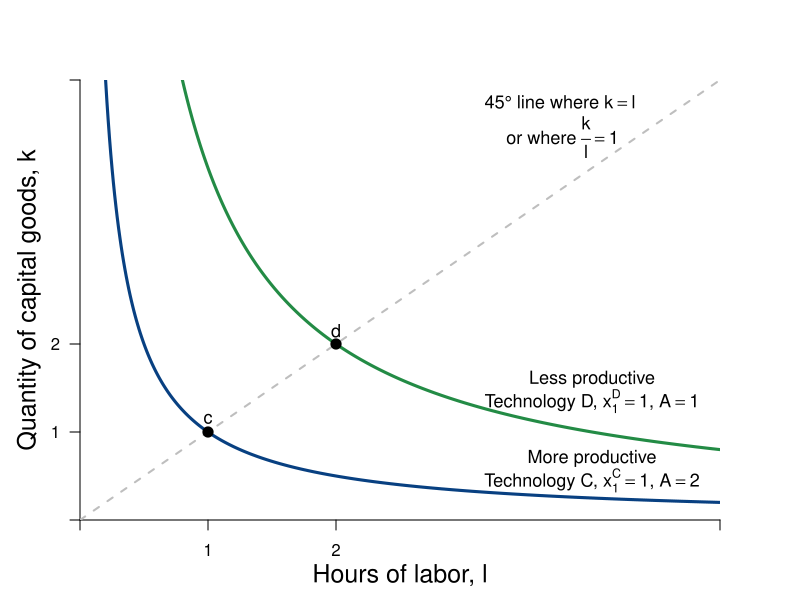

Generate this figure with R:
#Graph Designer: Simon Halliday
#Authors: Bowles, Foley and Halliday
#Title: Coordination, Conflict and Competition: A Text in Microeconomics

library(shape)
pdf(file = "specprodexch/techvariables2.pdf", width = 8, height = 6)

#Set parameters for graphics
axislabelsize <- 1.5
labelsize <- 1.1
graphlinewidth <- 3
segmentlinewidth <- 2

COL <- c("#7fc97f", "#beaed4", "#fdc086", "#ffff99", "#386cb0", "#f0027f", "#bf5b17", "#666666")
COLA <- c("#e0f3db", "#99d8c9","#66c2a4","#41ae76", "#238b45", "#005824")
COLB <- c("#c6dbef", "#4eb3d3", "#2b8cbe", "#0868ac","#084081")

#Edited the margins to cater for the larger LHS labels
par(mar =  c(4, 4, 4, 4))

uFn <- function(x, y, A = 1, alpha = 0.7){
  A*(x^alpha)*(y^(1 - alpha))
}

isoA <- function(l, alpha = 0.7, xbar = 4, A = 1) {
  (xbar / (A*l^alpha))^(1/(1 - alpha))
}

trsline <- function(x, constant = 10, slope = 4){
  constant - (slope)*x
}

ff <- function(x, c = 12, s = 1/3){
  c - s*x
}

xlims <- c(0, 10)
ylims <- c(0, 10)

npts <- 501 
x <- seq(xlims[1], xlims[2], length.out = npts)
y <- seq(ylims[1], ylims[2], length.out = npts) 
a <- c(2, 4, 6)

plot(0, 0, xlim = xlims, ylim = ylims, type = "n",
     xlab = expression(paste("")),
     ylab = expression(paste("")), 
     xaxt = "n", 
     yaxt = "n", 
     cex.lab = axislabelsize, 
     bty = "n", 
     xaxs="i", 
     yaxs="i"
)


# ticksy <- seq(from = 0, to = ylims[2], by = 1)
# ylabels <- seq(from = 0, to = ylims[2], by = 1)
# ticksx <- seq(from = 0, to = xlims[2], by = 1)
# xlabels <- seq(from = 0, to = xlims[2], by = 1)
ticksy <- c(ylims[1], 2, 4, ylims[2])
ylabels <- c(NA, 1, 2, NA)
ticksx <- c(xlims[1], 2, 4, xlims[2])
xlabels <- c(NA, 1, 2, NA)

axis(1, at = ticksx, pos = 0, labels = xlabels)
axis(2, at = ticksy, pos = 0, labels = ylabels, las = 1)

npts <- 500 
xx1 <- seq(xlims[1], xlims[2], length.out = npts)
xx2 <- seq(0, xlims[2], length.out = npts)
xx3 <- seq(1.5, 2.5, length.out = npts)
xx4 <- seq(3, 5, length.out = npts)
xx5 <- seq(7, 9, length.out = npts)

#Draw the graphs
lines(xx1, isoA(xx1, alpha = 0.5, xbar = 4, A = 1), col = COLA[5], lwd = graphlinewidth)
lines(xx1, isoA(xx1, alpha = 0.5, xbar = 4, A = 2), col = COLB[5], lwd = graphlinewidth)
#lines(xx1, ff(xx1, c = 9, s = 1.34), col = COL[3], lwd = graphlinewidth)
# lines(xx3, trsline(xx3, constant = 16), col = "gray", lty = 2, lwd = graphlinewidth)
# lines(xx4, trsline(xx4, constant = 8, slope = 1), col = "gray", lty = 2, lwd = graphlinewidth)
# lines(xx5, trsline(xx5, constant = 4, slope = 0.25), col = "gray", lty = 2, lwd = graphlinewidth)
#lines(xx4, mcline(xx4, constant = totalcost(x = 3, c0 = 2, c1 = 0.05, c2 = 0.05) - 3*marginalcost(x = 3, c1 = 0.05, c2 = 0.05), slope = marginalcost(x = 3, c1 = 0.05, c2 = 0.05)), col = "gray", lty = 2, lwd = graphlinewidth)



#Label the feasible frontier
# text(3.2, 1, expression("Feasible Frontier"), cex = labelsize)
# text(3.2, 0.5, expression("(production possibilities frontier)"), cex = labelsize)
# Arrows(4.35, 0.95, 8.1, 0.95, col = "black", lty = 1, lwd = 2, arr.type = "triangle", arr.lwd = 0.5)

#Axis labels
mtext(expression(paste("Hours of labor, ", l)), side = 1, line = 2.5, cex = axislabelsize)
text(-0.8, 5, expression(paste("Quantity of capital goods, ", k)), xpd = TRUE, cex = axislabelsize, srt = 90) 


# contour(x, y, 
#         outer(x, y, uFn),
#         drawlabels = FALSE,
#         col = COLB[3],
#         lwd = graphlinewidth,
#         levels = a, 
#         xaxs="i", 
#         yaxs="i", 
#         add = TRUE)


#Label the indifference curves
text(8, 1.4, expression(paste("More productive")), cex = labelsize)
text(8, 0.9, expression(paste("Technology C, ", x[1]^C == 1, ", ", A == 2)), cex = labelsize)

text(8, 3.2, expression(paste("Less productive")), cex = labelsize)
text(8, 2.7, expression(paste("Technology D, ", x[1]^D == 1, ", ", A == 1)), cex = labelsize)

# text(8, 4, expression(paste(trs(l,k) == frac(2,8), phantom() == 0.25)), cex = labelsize)
# Arrows(8, 3.6, 8, 2.4, col = "black", lty = 1, lwd = 2, arr.type = "triangle", arr.lwd = 0.5)
# 
# text(4, 6, expression(paste(trs(l,k) == frac(4,4), phantom()==1)), cex = labelsize)
# Arrows(4, 5.6, 4, 4.4, col = "black", lty = 1, lwd = 2, arr.type = "triangle", arr.lwd = 0.5)
# 
# text(4, 8, expression(paste(trs(l,k) == frac(8,2), phantom() == 4)), cex = labelsize)
# Arrows(3.05, 8, 2.3, 8, col = "black", lty = 1, lwd = 2, arr.type = "triangle", arr.lwd = 0.5)


#Label feasible and infeasible
#text(8, 9, expression(paste(trs(l,k) == frac(x[l], x[k]), phantom() == frac(mp[l], mp[k]), phantom() == -frac(dk,dl))), cex = labelsize)
#text(3, 2.5, expression(paste("with plan ", (list(x, l, k)) )), cex = labelsize)

# text(8, 8.5, expression(paste("Production set:")), cex = labelsize)
# text(8, 8, expression(paste(x = bar(x), " feasible")), cex = labelsize)
# text(8, 7.5, expression(paste("with plan ", (list(x, l, k)) )), cex = labelsize)

#text(9.5, 3.15, expression(u[2]^A), cex = labelsize)
#text(9.5, 5.85, expression(u[3]^A), cex = labelsize)


segments(0, 0, xlims[2], ylims[2], lty = 2, col = "gray" , lwd = segmentlinewidth)

# segments(0, 8, 2.9705, 8, lty = 2, col = "gray" , lwd = segmentlinewidth)
#segments(2.9705, 0, 2.9705, 8, lty = 2, col = "gray" , lwd = segmentlinewidth)
# segments(2, 0, 2, 8, lty = 2, col = "gray" , lwd = segmentlinewidth)
# segments(4, 0, 4, 4, lty = 2, col = "gray" , lwd = segmentlinewidth)
# segments(0, 4, 4, 4, lty = 2, col = "gray" , lwd = segmentlinewidth)
# 
# 
# segments(8, 0, 8, 2, lty = 2, col = "gray" , lwd = segmentlinewidth)
# segments(0, 2, 8, 2, lty = 2, col = "gray" , lwd = segmentlinewidth)
# 
# segments(8, 0, 8,indiffA(x = 8)  , lty = 2, col = "gray" , lwd = segmentlinewidth)
# segments(0, indiffA(x = 8) , 8,indiffA(x = 8)  , lty = 2, col = "gray" , lwd = segmentlinewidth)

#Annotate points (4,4),(2,8),(8,2) on feasibility frontier
# text(4.2, 4.2, expression(paste(b)), cex = labelsize)
points(2, isoA(l = 2, alpha = 0.5, xbar = 4, A = 2), pch = 16, col = "black", cex = 1.5)
text(2, isoA(l = 2, alpha = 0.5, xbar = 4, A = 2) + 0.3, expression(paste(c)), cex = labelsize)


points(4, isoA(l = 4, alpha = 0.5, xbar = 4, A = 1), pch = 16, col = "black", cex = 1.5)
text(4, isoA(l = 4, alpha = 0.5, xbar = 4, A = 1) + 0.3, expression(paste(d)), cex = labelsize)

text(7.5, 9.5, expression(paste(45*degree, " line where ", k == l )), cex = labelsize)
text(7.5, 8.7, expression(paste(" or where ", frac(k,l)==1 )), cex = labelsize)



dev.off()
